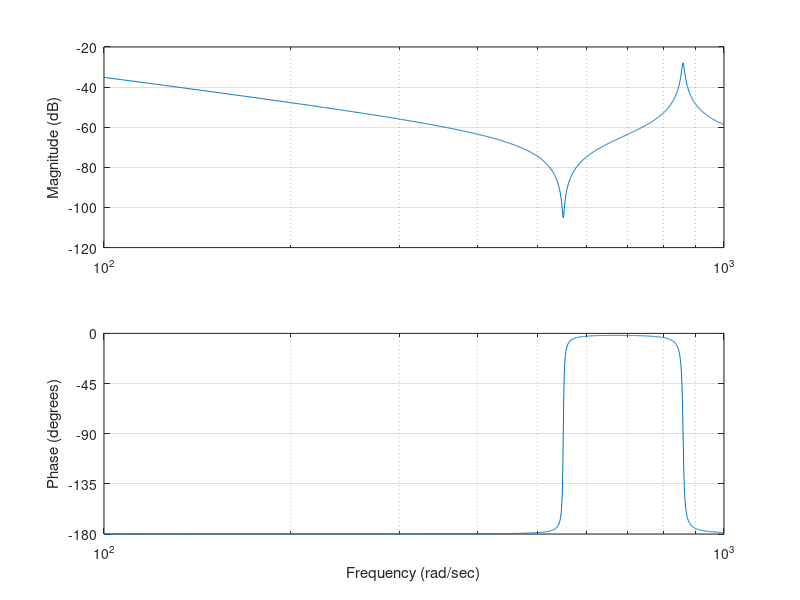

MATLAB code for this plot: (Note: this script raises an error after producing the figure.)
% Define the transfer function coefficients
numerator_coefficients = [434.78, 1317.2622, 131738340];  % 434.78*(s^2 + 3.03s + 3.03e05)
denominator_coefficients = [1, 7.378, 7.378e05, 0, 0];  % s^2*(s^2 + 7.378s + 7.378e05)
 
% Define the transfer function
sys = tf(numerator_coefficients, denominator_coefficients);

% Define the frequency range
freq_range = linspace(100, 1000, 1000);  % 100 to 1000 rad/sec

% Get the frequency response of the system
[mag, phase, w] = bode(sys, freq_range);

% Plot the magnitude Bode plot
figure;
subplot(2, 1, 1);
semilogx(w, 20*log10(squeeze(mag)));  % Use squeeze to remove singleton dimensions
ylabel('Magnitude (dB)');
grid on;

% Plot the phase Bode plot
subplot(2, 1, 2);
semilogx(w, squeeze(phase));  % Use squeeze to remove singleton dimensions
xlabel('Frequency (rad/sec)');
ylabel('Phase (degrees)');
grid on;

% Set y-axis ticks for the phase plot
yticks(subplot(2, 1, 2), -180:45:0);
ylim(subplot(2, 1, 2), [-180, 0]);

% Adjust figure properties
sgtitle('Applied Torque to Motor Shaft Position');



